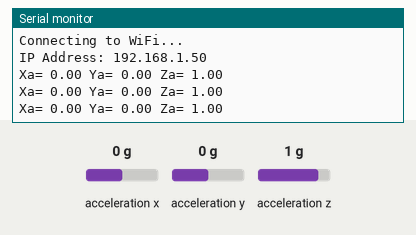
Bench run of a sketch on a simulated ESP32-C3. Shown: the last lines printed to the serial monitor. Wiring (inferred from the names in the program): ADXL345 accelerometer at I2C address 0x53. Inputs (shaded band) come from the test bench; at power-on: acceleration x 0 g, acceleration y 0 g, acceleration z 1 g. WiFi joins after 1.5 s; servers stay silent unless stated.

Above: at 3.2 s.
3.3 s: acceleration x set to -1.4 g
At 3.9 s:
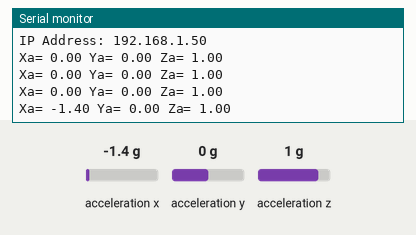
4.8 s: acceleration y set to -1.4 g
At 5.4 s:
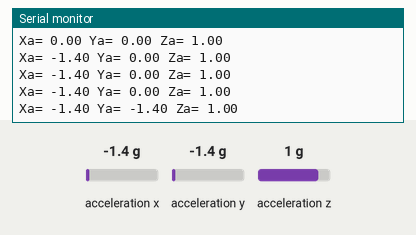
6.3 s: acceleration z set to -1.4 g
At 6.9 s:
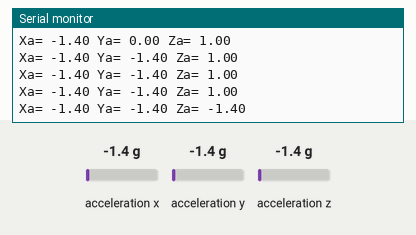

Measured:
- after the input at 3.3 s, the serial monitor: prints a new line after 0.22 s (image 1)
- after the input at 4.8 s, the serial monitor: prints a new line after 0.23 s (image 2)
- after the input at 6.3 s, the serial monitor: prints a new line after 0.23 s (image 3)

The sketch:

AXDL_ESP32_Web.ino
```cpp
#include <Wire.h>
#include <WiFi.h>
#include <ESPAsyncWebServer.h>
#include <AsyncTCP.h>
#include <ArduinoJson.h>

int ADXL345 = 0x53; // Default I2C address

float X_out, Y_out, Z_out;

// WiFi AP credentials (ESP32 creates its own network)
// const char* apSSID = "ESP32-Accel";
// const char* apPassword = "password123";  // Minimum 8 characters

// Uncomment and fill for station mode (connect to existing WiFi)
const char* ssid = "Galaxy Mayank";
const char* password = "123456789";

AsyncWebServer server(80);
AsyncEventSource events("/events");

unsigned long lastTime = 0;
unsigned long timerDelay = 500;  // Update every 500ms

// HTML web page with text and chart (embedded)
const char index_html[] PROGMEM = R"rawliteral(
<!DOCTYPE HTML><html>
<head>
  <title>ESP32 ADXL345 Real-Time Data</title>
  <meta name="viewport" content="width=device-width, initial-scale=1">
  <script src="https://cdn.jsdelivr.net/npm/chart.js"></script>
  <style>
    html { font-family: Arial; text-align: center; }
    h2 { font-size: 2.0rem; }
    p { font-size: 1.5rem; margin: 10px; }
    .value { font-weight: bold; color: #034078; }
    #chartContainer { max-width: 800px; margin: 20px auto; }
  </style>
</head>
<body>
  <h2>ESP32-C3 ADXL345 Accelerometer</h2>
  <p>X: <span id="x" class="value">--</span> g</p>
  <p>Y: <span id="y" class="value">--</span> g</p>
  <p>Z: <span id="z" class="value">--</span> g</p>
  <div id="chartContainer"><canvas id="accelChart"></canvas></div>
<script>
  var ctx = document.getElementById('accelChart').getContext('2d');
  var chart = new Chart(ctx, {
    type: 'line',
    data: {
      labels: [],
      datasets: [{
        label: 'X (g)',
        data: [],
        borderColor: 'red',
        fill: false
      }, {
        label: 'Y (g)',
        data: [],
        borderColor: 'green',
        fill: false
      }, {
        label: 'Z (g)',
        data: [],
        borderColor: 'blue',
        fill: false
      }]
    },
    options: {
      responsive: true,
      scales: {
        x: { title: { display: true, text: 'Update Count' } },
        y: { title: { display: true, text: 'Acceleration (g)' } }
      }
    }
  });

  var count = 0;
  if (!!window.EventSource) {
    var source = new EventSource('/events');
    source.addEventListener('open', function(e) { console.log("Connected"); }, false);
    source.addEventListener('error', function(e) { console.log("Error"); }, false);
    source.addEventListener('readings', function(e) {
      var obj = JSON.parse(e.data);
      document.getElementById("x").innerHTML = obj.x.toFixed(2);
      document.getElementById("y").innerHTML = obj.y.toFixed(2);
      document.getElementById("z").innerHTML = obj.z.toFixed(2);

      chart.data.labels.push(count++);
      chart.data.datasets[0].data.push(obj.x);
      chart.data.datasets[1].data.push(obj.y);
      chart.data.datasets[2].data.push(obj.z);

      if (chart.data.labels.length > 50) {
        chart.data.labels.shift();
        chart.data.datasets.forEach(function(dataset) {
          dataset.data.shift();
        });
      }
      chart.update();
    }, false);
  }
</script>
</body>
</html>)rawliteral";

// Get sensor readings as JSON
String getSensorReadings() {
  Wire.beginTransmission(ADXL345);
  Wire.write(0x32); // Start at ACCEL_XOUT_H
  Wire.endTransmission(false);
  Wire.requestFrom(ADXL345, 6, true);
  int16_t rawX = (Wire.read() | (Wire.read() << 8));
  int16_t rawY = (Wire.read() | (Wire.read() << 8));
  int16_t rawZ = (Wire.read() | (Wire.read() << 8));
  X_out = rawX / 256.0;
  Y_out = rawY / 256.0;
  Z_out = rawZ / 256.0;

  JsonDocument doc;
  doc["x"] = X_out;
  doc["y"] = Y_out;
  doc["z"] = Z_out;
  String jsonString;
  serializeJson(doc, jsonString);
  return jsonString;
}

void setup() {
  Serial.begin(9600);
  Wire.begin(4, 5); // SDA = GPIO 4, SCL = GPIO 5
  Wire.beginTransmission(ADXL345);
  Wire.write(0x2D); // POWER_CTL
  Wire.write(8);    // Measurement mode
  Wire.endTransmission();
  delay(10);

  // Initialize WiFi (AP mode)
  // WiFi.softAP(apSSID, apPassword);
  // Serial.print("AP IP Address: ");
  // Serial.println(WiFi.softAPIP());

  // For station mode instead (uncomment and comment AP lines)
  WiFi.begin(ssid, password);
  while (WiFi.status() != WL_CONNECTED) {
    delay(1000);
    Serial.println("Connecting to WiFi...");
  }
  Serial.print("IP Address: ");
  Serial.println(WiFi.localIP());

  // Web server root
  server.on("/", HTTP_GET, [](AsyncWebServerRequest *request) {
    request->send_P(200, "text/html", index_html);
  });

  // Handle SSE connections
  events.onConnect([](AsyncEventSourceClient *client) {
    client->send("hello!", NULL, millis(), 1000);
  });
  server.addHandler(&events);

  server.begin();
}

void loop() {
  if ((millis() - lastTime) > timerDelay) {
    String readings = getSensorReadings();
    events.send(readings.c_str(), "readings", millis());
    lastTime = millis();

    // Optional: Keep serial output for debugging
    Serial.print("Xa= "); Serial.print(X_out);
    Serial.print(" Ya= "); Serial.print(Y_out);
    Serial.print(" Za= "); Serial.println(Z_out);
  }
}
```
